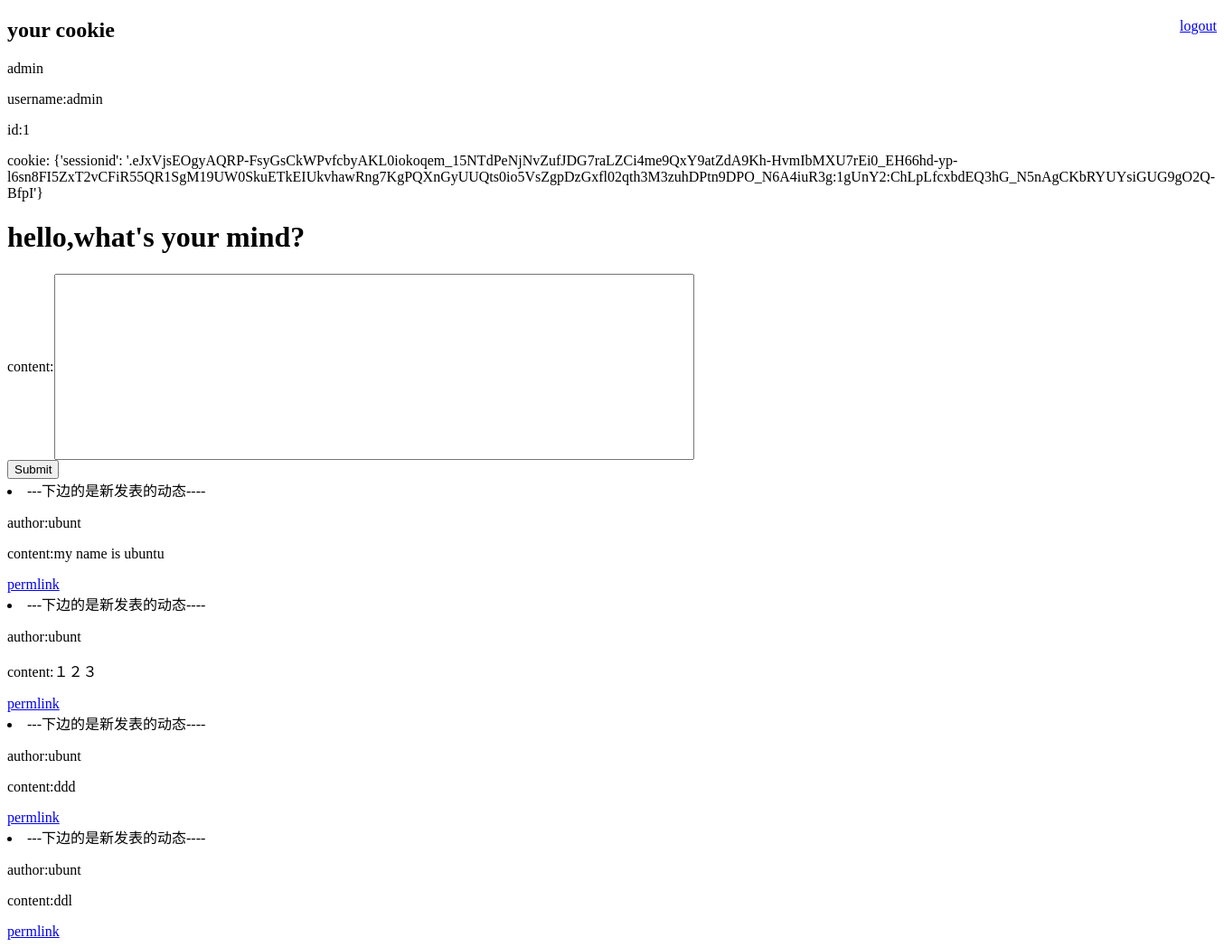
/News/index/ (signed in), run on an earlier commit of the app's database.
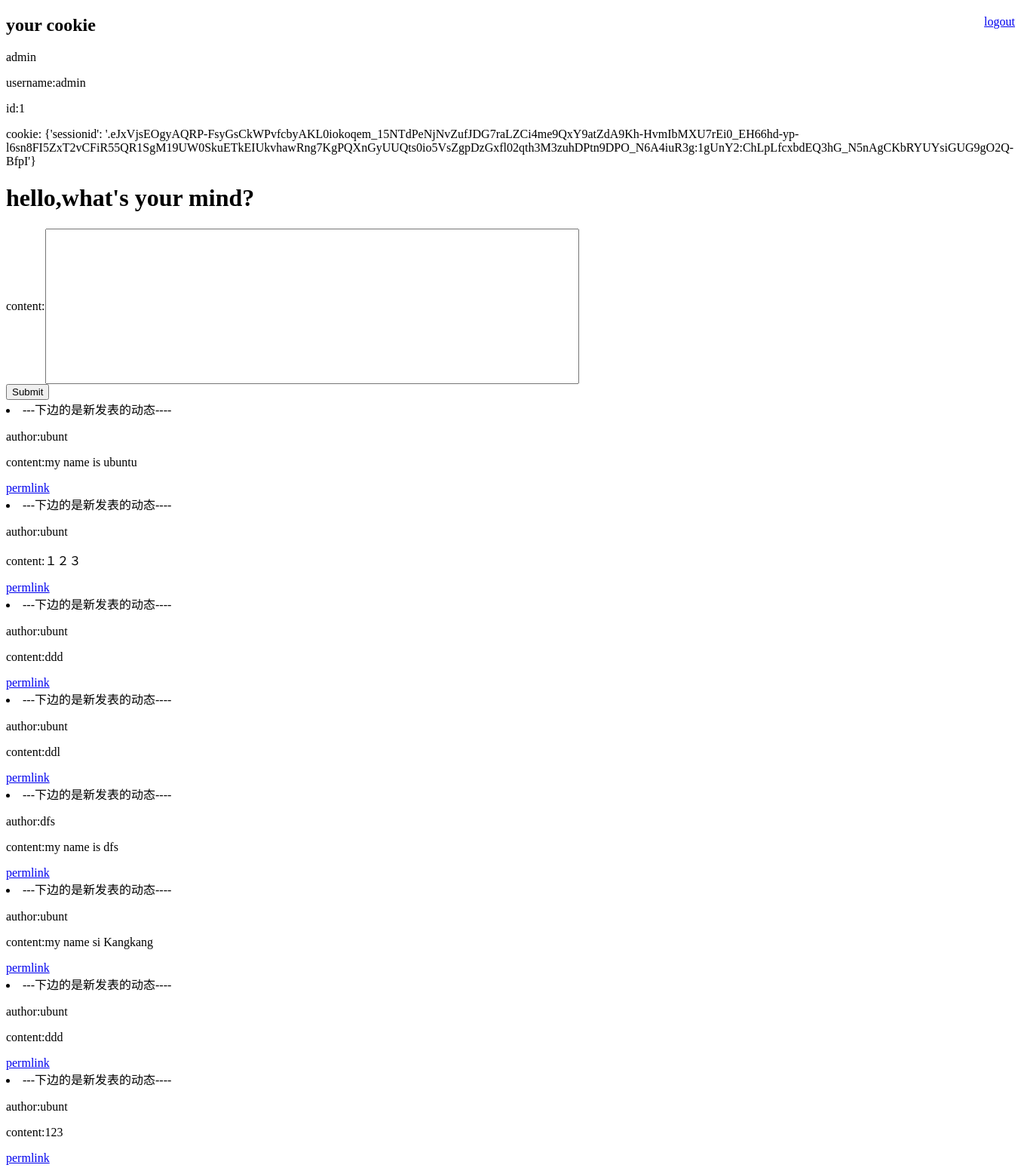
And on a later commit of the database.
### News/models.py (models this page shows)
class Post(models.Model):
    id = models.AutoField(primary_key=True)
    date=models.DateTimeField(auto_now=True)
    body = models.TextField()    # 杨旭
    author = models.ForeignKey('User', on_delete=models.CASCADE)  # 默认关联到User的主键

class User(models.Model): #周一航
    username = models.CharField(max_length=20)  # 杨旭
    id = models.AutoField(primary_key=True)

### News/views.py (the view, shortened to what this page needs)
# urls.py: path('index/',views.index,name='index'),
def index(request):
    is_login = request.session.get('is_login', False)
    if is_login is False:  # 如果没有登录,跳转到登录界面
        return redirect('/News/login/')
    if is_login:  # 如果已经登录
        posts = Post.objects.all()  # 注意:这里是显示所有的动态页面:
        return render(request, 'index.html', {'form': request.session.get('username'), 'posts': posts, })

### News/templates/index.html (shortened to what this page needs)
<!DOCTYPE html>
<html lang="en">
<head>
</head>
<body>
<div>
    <a href="/News/logout/" style="position:relative;float:right">logout</a>
    {% block content %}
    <h2>your cookie</h2>
    <p> {{ form }}</p>
    <p> username:{{request.session.username}}</p>
    <p> id:{{request.session.user_id}}</p>
    <p>cookie: {{request.COOKIES}}</p>
    {% if request.session.is_login %}
        <h1>hello,what's your mind?</h1>
        {% block mainbody %}
        <form action="/News/index/" method="post">
            content:<input type="text" style="width:700px;height:200px;" name="body"/> <br/>
            <input type="submit" value="Submit"/>
        </form>
        {% endblock %}
    {% else %}
        <h1>you are not login</h1>
    {% endif %}
</div>
<div>
    {% for post in posts %}
        <li>---下边的是新发表的动态----
            <p>author:{{post.author.username}}</p>
            <p>content:{{post.body}}</p>
        </li>
        <a href="/News/post/{{post.id}}">permlink</a>
        <br/>
    {% endfor %}
</div>
{% endblock %}
</body>
</html>

What changed in the data, as far as the page shows it:
added Post: author.username "dfs", body "my name is dfs"
added Post: author.username "ubunt", body "my name si Kangkang"
added Post: author.username "ubunt", body "ddd"
added Post: author.username "ubunt", body "123"
